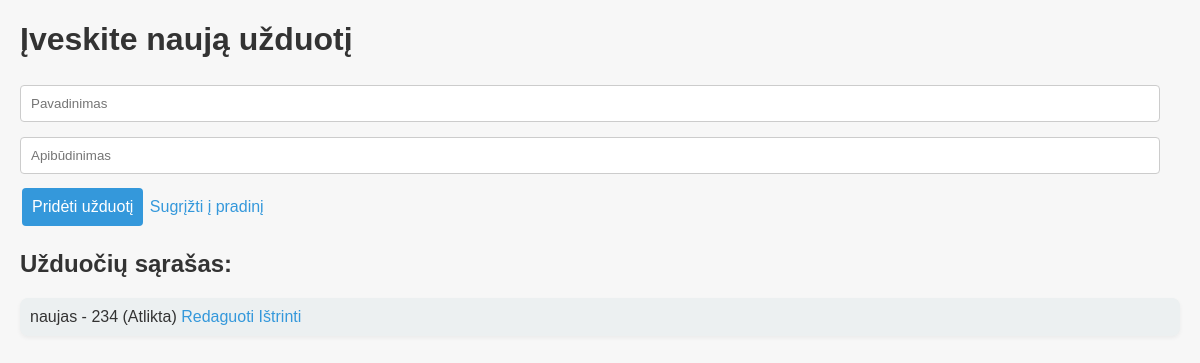
Page /tasks (signed in) on the committed database.
### tables this page shows
CREATE TABLE tasks (
    id INTEGER PRIMARY KEY AUTOINCREMENT,
    title TEXT NOT NULL,
    description TEXT NOT NULL,
    status TEXT CHECK( status IN ('Atlikta', 'Neatlikta', 'Nukelta') ) NOT NULL DEFAULT 'Neatlikta',
    user_id INTEGER NOT NULL,
    FOREIGN KEY (user_id) REFERENCES users(id)
);

### main.py (the view, shortened to what this page needs)
@app.route('/tasks', methods=['GET', 'POST'])
def manage_tasks():
    if 'user_id' not in session:
        return redirect(url_for('login'))
    db = get_db()
    tasks = db.execute('SELECT * FROM tasks WHERE user_id = ? ORDER BY id DESC', (session.get('user_id'),)).fetchall()
    return render_template('tasks.html', tasks=tasks)

### main.py (called while the page is built)
def get_db():
    db = getattr(g, '_database', None)
    if db is None:
        db = g._database = sqlite3.connect(DATABASE)
        db.row_factory = sqlite3.Row
    return db

@app.teardown_appcontext
def close_connection(exception):
    db = getattr(g, '_database', None)
    if db is not None:
        db.close()

@app.context_processor
def inject_user():
    user_id = session.get('user_id')
    if user_id is not None:
        db = get_db()
        user = db.execute('SELECT * FROM users WHERE id = ?', (user_id,)).fetchone()
        if user:
            return {'current_user': user['username']}
    return {'current_user': None}

### templates/tasks.html (shortened to what this page needs)
<!DOCTYPE html>
<html lang="en">
<head>
    <link rel="stylesheet" href="{{ url_for('static', filename='styles.css') }}">
</head>
<body>
    <h1>Įveskite naują užduotį</h1>
    <form action="/tasks" method="POST">
        <input type="text" name="title" required placeholder="Pavadinimas">
        <input type="text" name="description" required placeholder="Apibūdinimas">
        <button type="submit">Pridėti užduotį</button>
        <a href="/">Sugrįžti į pradinį</a>
    </form>
    <h2>Užduočių sąrašas:</h2>
    <ul>
        {% for task in tasks %}
            <li>
                {{ task.title }} - {{ task.description }} ({{ task.status }})
                <a href="/edit_task/{{ task.id }}">Redaguoti</a>
                <a href="/delete_task/{{ task.id }}">Ištrinti</a>
            </li>
        {% endfor %}
    </ul>
</body>
</html>

### static/styles.css (style rules this page uses)
body { font-family: 'Arial', sans-serif; margin: 0; padding: 0; background-color: #f7f7f7; color: #333; }
.user-form, form { margin-bottom: 20px; }
input[type="text"], textarea, .username-input { width: calc(100% - 20px); padding: 10px; margin-top: 5px; margin-bottom: 10px; box-sizing: border-box; border-radius: 4px; border: 1px solid #ccc; }
button, input[type="submit"], .main-page-button, .nav-btn { background-color: #3498db; border: none; color: white; padding: 10px 20px; text-align: center; text-decoration: none; display: inline-block; font-size: 16px; margin: 4px 2px; cursor: pointer; border-radius: 4px; transition: background-color 0.2s, box-shadow 0.2s; }
a { color: #3498db; text-decoration: none; }
ul { list-style-type: none; padding: 0; }
li { background-color: #ecf0f1; margin-bottom: 10px; padding: 10px; border-radius: 8px; box-shadow: 0 2px 4px rgba(0,0,0,0.05); text-align: left; }

### templates/tasks.html (style rules this page uses)
body { font-family: Arial, sans-serif; margin: 20px; }
form { margin-bottom: 20px; }
input, button { padding: 10px; }
button { cursor: pointer; }
ul { list-style-type: none; padding: 0; }
li { margin: 5px 0; }

### rows in the picture
tasks: title "naujas", description "234", status "Atlikta"
